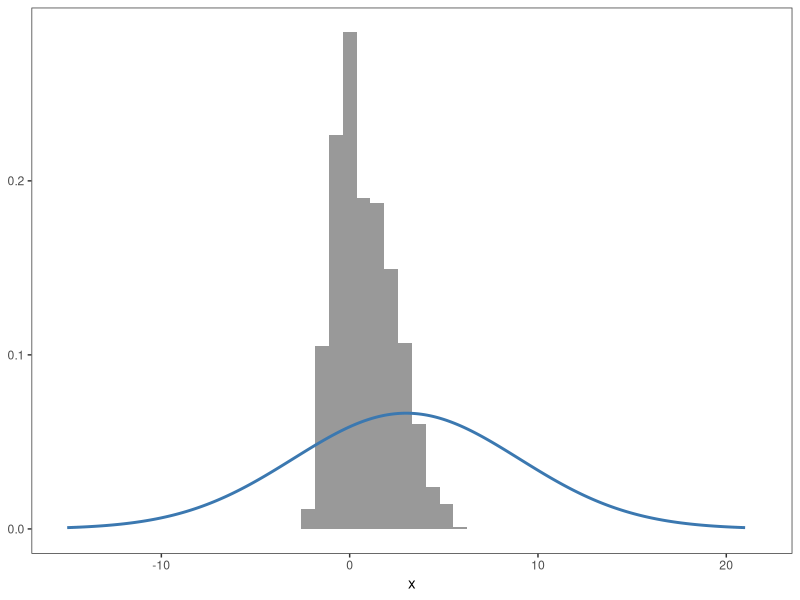
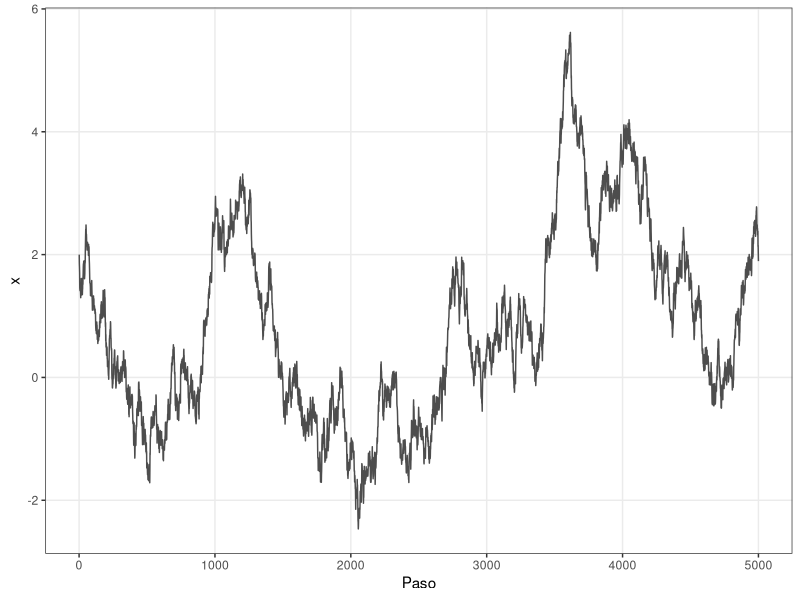
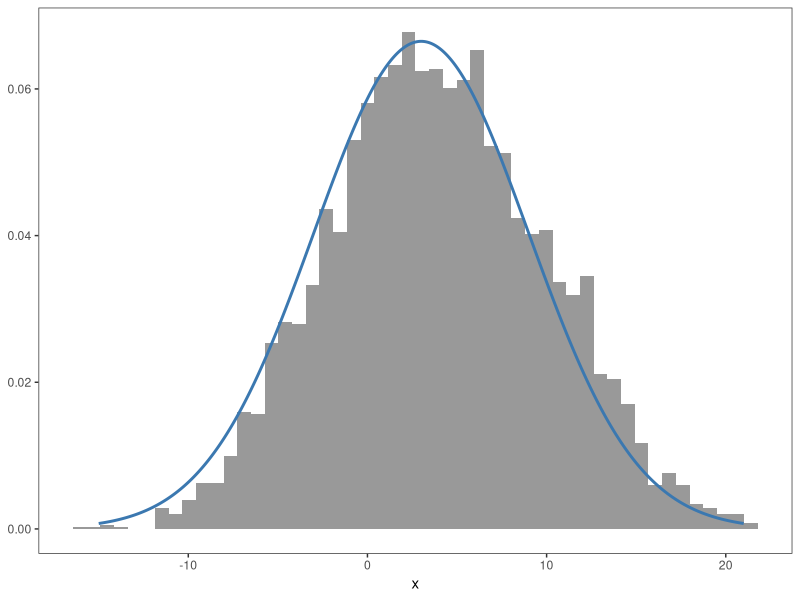
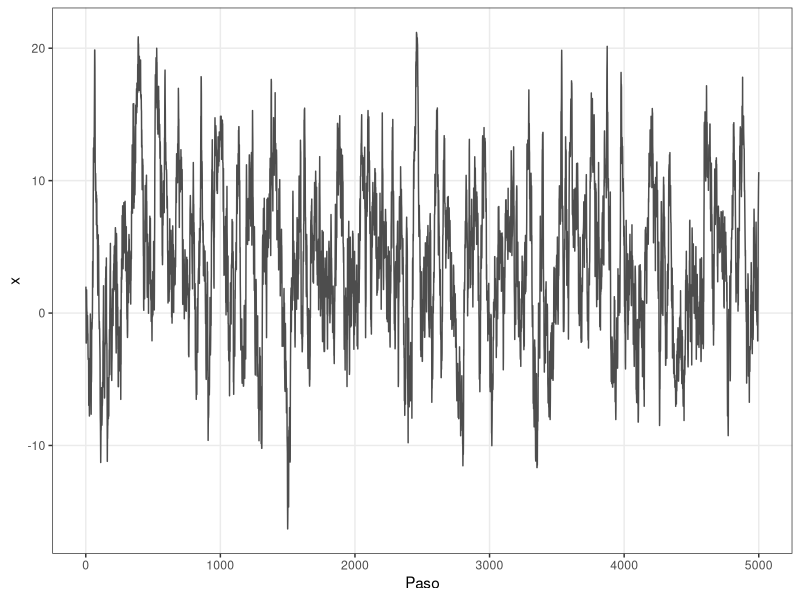
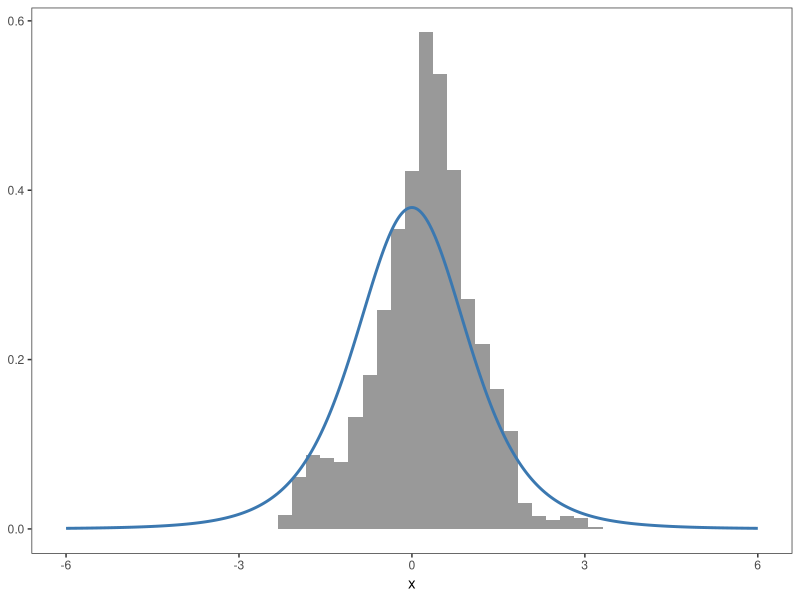
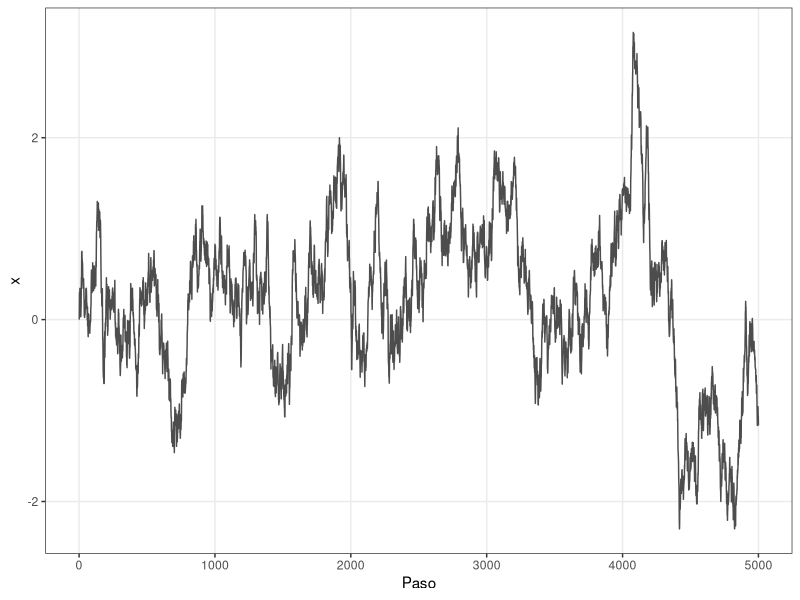
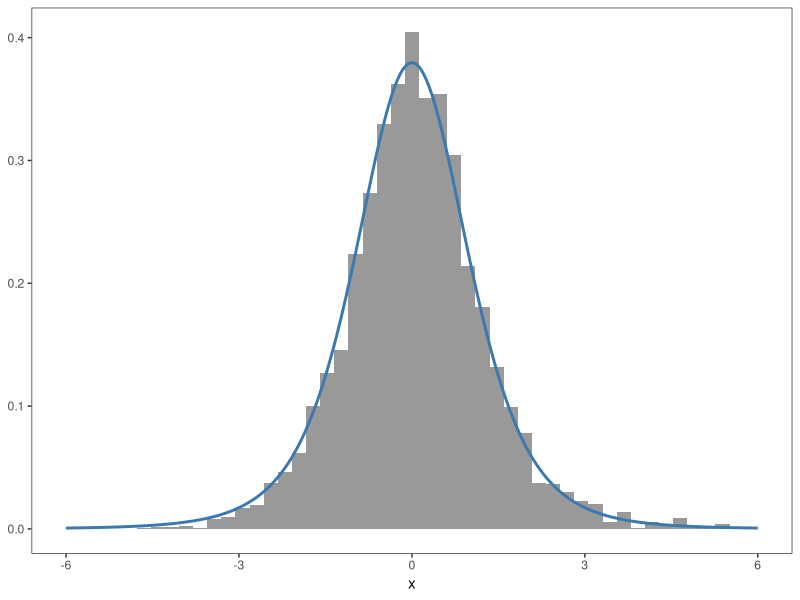
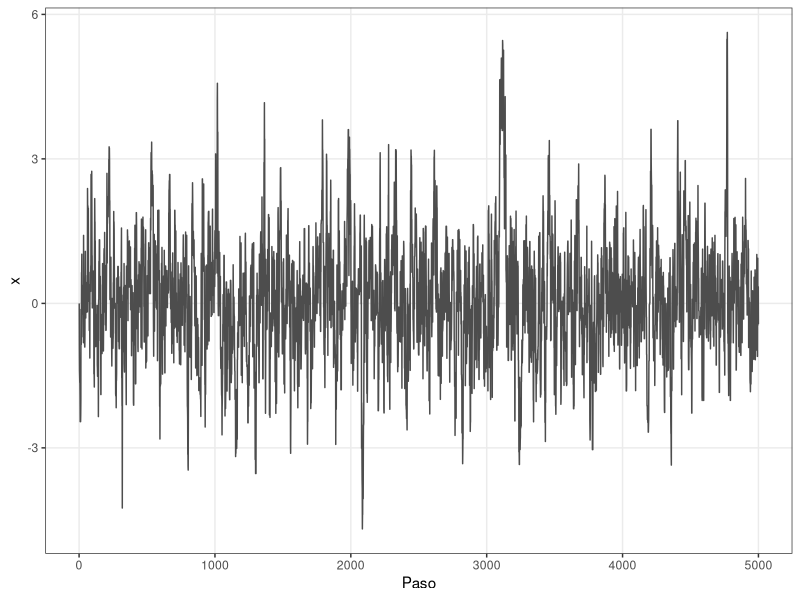

R code for these plots, in order:
## ---- chunk 1
#| code-fold: true
library(ggplot2)

custom_theme <- function() {
    theme_bw() +
    theme(panel.grid.minor = element_blank())
}

theme_set(custom_theme())

graficar_distribucion <- function(x_muestras, x_grid, p_grid) {
    # Graficar histograma de las muestras con la curva de densidad teórica superpuesta.
    ggplot() +
        geom_histogram(
            aes(x = x, y = after_stat(density)),
            fill = "grey60",
            bins = 50,
            data = data.frame(x = x_muestras)
        ) +
        geom_line(
            aes(x = x, y = y),
            color = "#3b78b0",
            linewidth = 1,
            data = data.frame(x = x_grid, y = p_grid)
        ) +
        labs(y = NULL) +
        theme(panel.grid.major = element_blank())
}

graficar_traza <- function(x_muestras) {
    # Generar un _traceplot_ para una cadena de Markov.
    data.frame(x = seq_along(x_muestras), y = x_muestras) |>
        ggplot() +
        geom_line(aes(x = x, y = y), color = "grey30") +
        labs(x = "Paso", y = "x")
}

set.seed(12) # para que los resultados sean reproducibles
## ---- chunk 2
metropolis_hastings_normal <- function(n, x, p, sigma, verbose = FALSE) {
    # Algortimo de Metropolis Hastings en una dimensión.
    # La distribución de propuesta es normal.
    #
    # Parámetros
    #  ------------------------------------------------------------------------
    # | n        | Cantidad de muestras a obtener.                             |
    # | x        | Posición inicial del algoritmo.                             |
    # | p        | Función de densidad objetivo, normalizada o sin normalizar. |
    # | sigma    | Desvío estándar de la distribución de propuesta normal.     |
    # | verbose  | Indica si se muestran mensajes con información del          |
    # |            algoritmo en cada paso.                                     |
    #  ------------------------------------------------------------------------
    #
    # Salida
    #  ------------------------------------------------------------------------
    # | muestras | Vector con las muestras obtenidas.                          |
    #  ------------------------------------------------------------------------

    muestras <- numeric(n)
    muestras[1] <- x

    # Iterar desde i = 1 hasta i = n - 1
    for (i in seq_len(n - 1)) {
        # Paso 1: Proponer un nuevo valor
        x_actual <- muestras[i]
        x_propuesto <- rnorm(1, mean = x_actual, sd = sigma)

        # Paso 2: Calcular probabilidad de aceptación
        p_actual <- p(x_actual)
        p_propuesto <- p(x_propuesto)

        # Corrección en base a la densidad de la distribución de propuesta
        q_propuesto <- dnorm(x_propuesto, mean = x_actual, sd = sigma)  # q(x_propuesto | x_actual)
        q_actual <- dnorm(x_actual, mean = x_propuesto, sd = sigma)     # q(x_actual | x_propuesto)

        alpha <- min(1, (p_propuesto / p_actual) * (q_actual / q_propuesto))

        # Paso 3: Dedicir si se acepta el valor propuesto
        u <- runif(1)
        aceptar <- u < alpha

        # Guardar posición
        if (aceptar) {
            muestras[i + 1] <- x_propuesto
        } else {
            muestras[i + 1] <- x_actual
        }

        # Si 'verbose' es TRUE, mostrar valores de variables relevantes
        if (verbose) {
            cat("-----------------------\n")
            cat("x_actual: ", x_actual, "x_propuesto", x_propuesto, "\n")
            cat("p_actual: ", p_actual, "p_propuesto", p_propuesto, "\n")
            cat("q_propuesto: ", q_propuesto, "q_actual", q_actual, "\n")
            cat("alpha:", alpha, "u:", u, "aceptar:", aceptar, "\n")
        }
    }

    return(muestras)
}
## ---- chunk 3
densidad <- function(x) dnorm(x, mean = 3, sd = 6)
x_grid <- seq(-15, 21, length.out = 500)
p_grid <- densidad(x_grid)
## ---- chunk 4
#| fig-height: 4
#| fig-width: 6
#| fig-align: center
muestras <- metropolis_hastings_normal(n = 5000, x = 2, p = densidad, sigma = 0.1)
graficar_distribucion(x_muestras = muestras, x_grid = x_grid, p_grid = p_grid)
## ---- chunk 5
#| fig-height: 4
#| fig-width: 9
#| fig-align: center
graficar_traza(x_muestras = muestras)
## ---- chunk 6
#| fig-height: 4
#| fig-width: 6
#| fig-align: center
muestras <- metropolis_hastings_normal(n = 5000, x = 2, p = densidad, sigma = 2)
graficar_distribucion(x_muestras = muestras, x_grid = x_grid, p_grid = p_grid)
## ---- chunk 7
#| fig-height: 4
#| fig-width: 9
#| fig-align: center
graficar_traza(x_muestras = muestras)
## ---- chunk 8
densidad <- function(x) dt(x, df = 5)
x_grid <- seq(-6, 6, length.out = 500)
p_grid <- densidad(x_grid)
## ---- chunk 9
#| fig-height: 4
#| fig-width: 6
#| fig-align: center
muestras <- metropolis_hastings_normal(n = 5000, x = 0, p = densidad, sigma = 0.1)
graficar_distribucion(x_muestras = muestras, x_grid = x_grid, p_grid = p_grid)
## ---- chunk 10
#| fig-height: 4
#| fig-width: 9
#| fig-align: center
graficar_traza(x_muestras = muestras)
## ---- chunk 11
#| fig-height: 4
#| fig-width: 6
#| fig-align: center
muestras <- metropolis_hastings_normal(n = 5000, x = 0, p = densidad, sigma = 1)
graficar_distribucion(x_muestras = muestras, x_grid = x_grid, p_grid = p_grid)
## ---- chunk 12
#| fig-height: 4
#| fig-width: 9
#| fig-align: center
graficar_traza(x_muestras = muestras)
## ---- chunk 13
densidad <- function(x) {
   (2 / 3) * dnorm(x, mean = 0, sd = 0.5) + (1 / 3) * dnorm(x, mean = 3, sd = 2)
}
x_grid <- seq(-5, 10, length.out = 500)
p_grid <- densidad(x_grid)
## ---- chunk 14
#| fig-height: 4
#| fig-width: 6
#| fig-align: center
muestras <- metropolis_hastings_normal(n = 5000, x = 0, p = densidad, sigma = 0.1)
graficar_distribucion(x_muestras = muestras, x_grid = x_grid, p_grid = p_grid)
## ---- chunk 15
#| fig-height: 4
#| fig-width: 9
#| fig-align: center
graficar_traza(x_muestras = muestras)
## ---- chunk 16
#| fig-height: 4
#| fig-width: 6
#| fig-align: center
muestras <- metropolis_hastings_normal(n = 5000, x = 0, p = densidad, sigma = 1.2)
graficar_distribucion(x_muestras = muestras, x_grid = x_grid, p_grid = p_grid)
## ---- chunk 17
#| fig-height: 4
#| fig-width: 9
#| fig-align: center
graficar_traza(x_muestras = muestras)
## ---- chunk 18
densidad <- function(x) dnorm(x, mean = 3, sd = 6)
x_grid <- seq(-15, 21, length.out = 500)
p_grid <- densidad(x_grid)
## ---- chunk 19
#| fig-height: 4
#| fig-width: 6
#| fig-align: center
muestras <- metropolis_hastings_normal(n = 5000, x = 60, p = densidad, sigma = 3)
graficar_distribucion(x_muestras = muestras, x_grid = x_grid, p_grid = p_grid)
## ---- chunk 20
#| fig-height: 4
#| fig-width: 9
#| fig-align: center
graficar_traza(x_muestras = muestras)
## ---- chunk 21
densidad <- function(x) {
   (2 / 3) * dnorm(x, mean = 0, sd = 0.5) + (1 / 3) * dnorm(x, mean = 3, sd = 2)
}
x_grid <- seq(-5, 10, length.out = 500)
p_grid <- densidad(x_grid)
## ---- chunk 22
#| fig-height: 4
#| fig-width: 6
#| fig-align: center
muestras <- metropolis_hastings_normal(n = 5000, x = -20, p = densidad, sigma = 1)
graficar_distribucion(x_muestras = muestras, x_grid = x_grid, p_grid = p_grid)
## ---- chunk 23
#| fig-height: 4
#| fig-width: 9
#| fig-align: center
graficar_traza(x_muestras = muestras)
